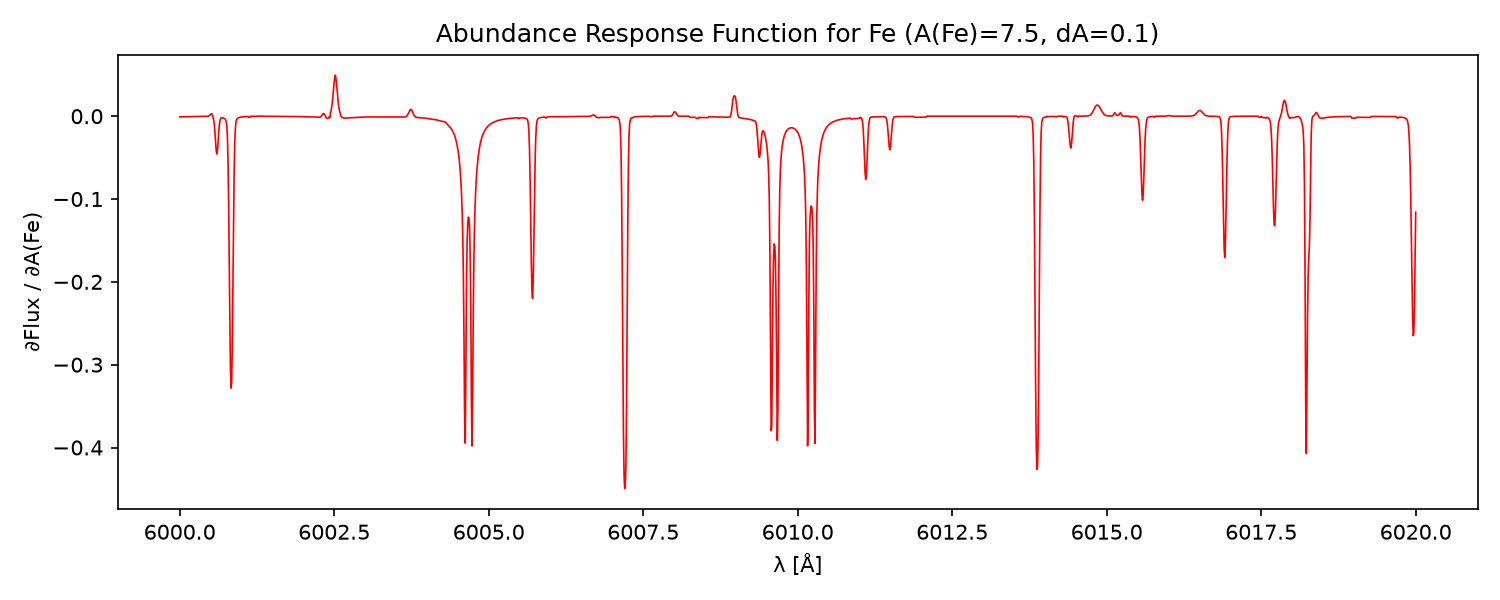

The Julia source for this figure:
# Abundance Response Example (Julia)
# Computes the finite-difference abundance response function for Fe:
# ∂Flux/∂A(Fe), holding the atmosphere fixed and only perturbing the
# abundance fed into the radiative transfer -- the standard way response
# functions are computed (MOOG/SME-style), and it avoids conflating a real
# abundance signal with spurious atmosphere-recomputation noise.

println(">>> [1/7] Loading packages...")
using Korg
using PyPlot
println(">>> [1/7] Packages loaded: Korg, PyPlot")

# ---------------------------------------------------------------------------
# 1. Stellar parameters
# ---------------------------------------------------------------------------
Teff = 5800.0
logg = 4.40
M_H  = 0.0

A_Fe = 7.50   # baseline solar Fe abundance (ABSOLUTE A(X))
dA   = 0.10   # abundance perturbation (dex)

# ---------------------------------------------------------------------------
# 2. Wavelength range + linelist
# ---------------------------------------------------------------------------
λmin = 6000.0
λmax = 6020.0

println(">>> [2/7] Loading VALD solar linelist...")
linelist = Korg.get_VALD_solar_linelist()  # `get_linelist` does not exist
println(">>> [2/7] Linelist loaded: $(length(linelist)) lines")

# ---------------------------------------------------------------------------
# 3. Build baseline + perturbed A_X vectors, and ONE shared atmosphere
# ---------------------------------------------------------------------------
# `synth`'s `abundances=Dict(...)` keyword doesn't exist, and even its real
# per-element keywords (e.g. `Fe=...`) are OFFSETS added on top of the
# metallicity-scaled default -- not absolute A(X) substitutions. Since
# A_Fe/A_Fe+dA here are meant as absolute abundances, build the A_X vectors
# by hand (as in the custom-solar-scale and NLTE-correction fixes) and use
# the low-level `synthesize`. Both syntheses share the SAME atmosphere
# (built once at the baseline composition) so the finite difference below
# reflects only the abundance's effect on line opacity, not incidental
# differences from re-interpolating the atmosphere twice.
const ELEMENT_SYMBOLS = ["H","He","Li","Be","B","C","N","O","F","Ne",
                          "Na","Mg","Al","Si","P","S","Cl","Ar","K","Ca",
                          "Sc","Ti","V","Cr","Mn","Fe","Co","Ni","Cu","Zn"]
atomic_number(sym::AbstractString) = findfirst(==(sym), ELEMENT_SYMBOLS)
Z_Fe = atomic_number("Fe")

solar_ref    = Korg.format_A_X()          # default solar reference vector
A_X_baseline = copy(solar_ref); A_X_baseline[Z_Fe] = A_Fe
A_X_plus     = copy(solar_ref); A_X_plus[Z_Fe]     = A_Fe + dA

println(">>> [3/7] Interpolating shared atmosphere at Teff=$(Teff), " *
        "logg=$(logg), [M/H]=$(M_H)...")
atm = Korg.interpolate_marcs(Teff, logg, A_X_baseline;
                              solar_abundances=solar_ref,
                              clamp_abundances=true)
println(">>> [3/7] Atmosphere built: $(length(atm.layers)) layers")

# ---------------------------------------------------------------------------
# 4. Synthesize baseline and perturbed spectra
# ---------------------------------------------------------------------------
println(">>> [4/7] Synthesizing baseline spectrum (A(Fe)=$(A_Fe))...")
result0 = Korg.synthesize(atm, linelist, A_X_baseline, (λmin, λmax))
wls   = result0.wavelengths
flux0 = result0.flux ./ result0.cntm   # rectified flux -- fine here, since
                                        # the response function is defined
                                        # in terms of normalized flux/dex,
                                        # unlike the photometry case.

println(">>> [5/7] Synthesizing perturbed spectrum (A(Fe)=$(A_Fe + dA))...")
result_plus = Korg.synthesize(atm, linelist, A_X_plus, (λmin, λmax))
flux_plus = result_plus.flux ./ result_plus.cntm

# ---------------------------------------------------------------------------
# 5. Compute abundance response
# ---------------------------------------------------------------------------
println(">>> [6/7] Computing finite-difference abundance response...")
response = (flux_plus .- flux0) ./ dA

println(">>> [6/7] Computed abundance response for Fe.")
println(">>> [6/7] First few values: ", response[1:5])

# ---------------------------------------------------------------------------
# 6. Plot abundance response
# ---------------------------------------------------------------------------
println(">>> [7/7] Building plot...")
figure(figsize=(10, 4))
plot(wls, response, color="red", linewidth=0.8)
xlabel("λ [Å]")
ylabel("∂Flux / ∂A(Fe)")
title("Abundance Response Function for Fe (A(Fe)=$(A_Fe), dA=$(dA))")
tight_layout()

outpath = "korg_abundance_response.png"
savefig(outpath, dpi=150)
println(">>> [7/7] Plot saved to: $(abspath(outpath))")
println(">>> [7/7] Done.")
